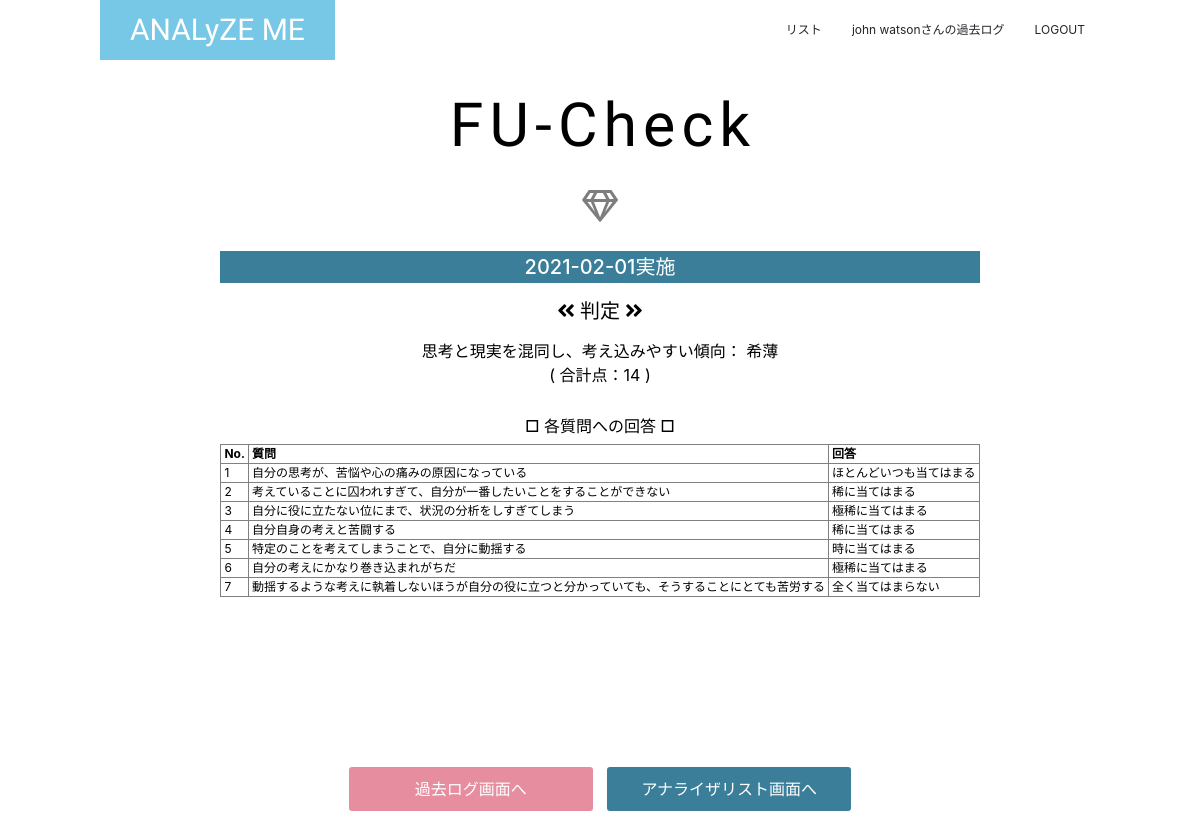
Page /result/fu/8/ (signed in) on the committed database.
### analyze_me/models/user.py (models this page shows, shortened)
class User(UserMixin, db.Model):
    __tablename__ = 'user'
    id = db.Column(db.Integer, primary_key=True)
    user_id = db.Column(db.String(50), unique=True)
    name = db.Column(db.String(30))
    password = db.Column(db.String(20), unique=True)
    created_at = db.Column(db.DateTime)
    fu_results = relationship('FU_results')
    eq_results = relationship('EQ_results')
    ces_results = relationship('CES_results')
    pom_results = relationship('POM_results')
    teg_results = relationship('TEG_results')

### analyze_me/models/results.py (models this page shows, shortened)
class FU_results(db.Model):
    __tablename__ = 'fu_results'
    id = db.Column(db.Integer, primary_key=True, nullable=False)
    answers = db.Column(db.PickleType, nullable=True)
    a_sum = db.Column(db.Integer, nullable=True)
    judge = db.Column(db.String(200), nullable=True)
    created_at = db.Column(db.DateTime)
    user_id = db.Column(db.Integer, db.ForeignKey('user.id', onupdate='CASCADE', ondelete='CASCADE'), nullable=False)

### analyze_me/views/views.py (the view)
@views.route('/result/<ex_id>/<result_id>/', methods=['GET'])
@login_required
def result(ex_id, result_id):
    ana = analyzer_service.setting_analyzer(ex_id)
    result = views_service.find_one(ex_id, result_id)
    if ex_id == 'pom' or ex_id == 'teg':
        g_fac, g_sum = graph_service.ex_one_data(ex_id, result_id)
        return render_template('logs/result_graph.html', \
                               ex_id=ex_id, result_id=result_id, \
                               ana=ana, result=result, g_fac=g_fac, g_sum=g_sum)
    else:
        return render_template('logs/result.html', \
                                ex_id=ex_id, result_id=result_id, \
                                ana=ana, result=result)

### analyze_me/__init__.py (called while the page is built)
def create_app():
    app = Flask(__name__)
    app.config.from_object('analyze_me.config')
    db.init_app(app)
    login_manager = LoginManager()
    login_manager.login_view = 'auth.login'
    login_manager.init_app(app)
    from analyze_me.models.user import User
    from analyze_me.models.results import FU_results, EQ_results, \
        CES_results, POM_results, TEG_results
    @login_manager.user_loader
    def load_user(user_id):
        return User.query.get(int(user_id))
    from analyze_me.views.views import views
    app.register_blueprint(views)
    from analyze_me.views.auth import auth
    app.register_blueprint(auth)
    from analyze_me.views.analyzes import analyzes
    app.register_blueprint(analyzes, url_prefix='/analyzes')
    return app

### analyze_me/services/analyzer_service.py (called while the page is built)
def setting_analyzer(ex_id):
    if not ex_id:
        raise Exception
    elif ex_id == "fu":
        return FU()
    elif ex_id == "eq":
        return EQ()
    elif ex_id == 'ces':
        return CES_D()
    elif ex_id == 'pom':
        return POMS()
    elif ex_id == 'teg':
        return TEG()
    print("EX_ID:{}".format(ex_id))

### analyze_me/services/views_service.py (called while the page is built)
def find_one(ex_id, result_id):
    if not result_id:
        raise Exception
    elif ex_id == "fu":
        return FU_results.query.filter_by(id=result_id).first()
    elif ex_id == "eq":
        return EQ_results.query.filter_by(id=result_id).first()
    elif ex_id == "ces":
        return CES_results.query.filter_by(id=result_id).first()
    elif ex_id == "pom":
        return POM_results.query.filter_by(id=result_id).first()
    elif ex_id == "teg":
        return TEG_results.query.filter_by(id=result_id).first()

### analyze_me/templates/logs/result.html
{% extends "layout.html" %}
{% block body %}
<section class="resA">
    <div class="con">
        <h2>{{ ana.name }}</h2>
        <p class="symbol"><span class="far fa-gem"></span></p>
        <h5 class="jishi">
            {{ "{0:%Y-%m-%d}".format(result.created_at) }}実施
        </h5>
        <h5>
            <span class="fas fa-angle-double-left"></span>
            判定
            <span class="fas fa-angle-double-right"></span>
        </h5>
        <p>{{ result.judge }}</p>
        <p class="sum">( 合計点：{{ result.a_sum }} )</p>
        <h6>□ 各質問への回答 □</h6>
        <div class="tbl">
        <table border="1">
            <tr>
                <th>No.</th>
                <th>質問</th>
                <th>回答</th>
            </tr>
            {% for que in range(0, ana.queries|length) %}
            <tr>
                <td>{{ que+1 }}</td>
                <td>{{ ana.queries[que] }}</td>
                <td>{{ result.answers[que] }}</td>
            </tr>
            {% endfor %}
        </table>
        </div>
        <a href="{{ url_for('views.show_logs') }}">過去ログ画面へ</a>
        <a href="{{ url_for('analyzes.analyzer_list') }}" class="list-btn">アナライザリスト画面へ</a>
    </div>
</section>
{% endblock %}

### analyze_me/templates/layout.html (shortened to what this page needs)
<!DOCTYPE html>
<html lang="ja">
<head>
    {% block head %}
    <link rel="stylesheet" href="{{ url_for('static', filename='style.css')}}">
    <link rel="stylesheet" href="https://stackpath.bootstrapcdn.com/bootstrap/4.5.0/css/bootstrap.min.css">
    <link rel="stylesheet" href="https://use.fontawesome.com/releases/v5.15.1/css/all.css">
    {% endblock %}
</head>
<body>
<div>
    <header>
        <nav class="conH">
            <div class="conH-small">
                <a class="headA" href="{{ url_for('views.index') }}">ANALyZE ME</a>
            </div>
            <div class="headB">
                <ul>
                    <li>
                        <a href="{{ url_for('analyzes.analyzer_list') }}">リスト</a>
                    </li>
                    {% if not current_user.is_authenticated %}
                    <li>
                        <a href="{{ url_for('auth.login') }}">LOGIN</a>
                    </li>
                    {% else %}
                    <li>
                        <a href="{{ url_for('views.show_logs') }}"><span>{{ current_user.name }}さんの</span>過去ログ</a>
                    </li>
                    <li>
                        <a href="{{ url_for('auth.logout') }}">LOGOUT</a>
                    </li>
                    {% endif %}
                </ul>
            </div>
        </nav>
    </header>
    {% block body %}{% endblock %}
</div>
</body>
</html>

### analyze_me/static/style.css (style rules this page uses)
:root { --main-color: #77C7E6; --accent-color: #E68E9F; --dark-color: #3A7E99; --opposite-color: #9AE665; --text-bright-color: #fff; --text-dark-color: #000; --gray-color: #ddd; --large-width: 1000px; --middle-width: 900px; }
@media (min-width: 800px) { :root { font-size: 16px; } }
body { margin: 0; font-family: 'メイリオ', 'Hiragino Kaku Gothic Pro', 'sans-serif'; }
.resA { display: flex; align-items: start; justify-content: center; height: 100vh; min-height: 450px; width: 100vw; min-width: 400px; color: #000; color: var(--text-dark-color); text-align: center; margin-left: auto; margin-right: auto; }
.resA .con { margin-top: 60px; max-width: 900px; max-width: var(--middle-width); margin-left: auto; margin-right: auto; padding: 0 15px; }
.resA h2 { margin: 30px 0 0; font-family: 'Big Shoulders Stencil Display', cursive; font-size: 3.8rem; letter-spacing: 0.1em; margin-left: 0.1em; }
.resA h5 { margin: 0 0 1rem; font-size: 1.25rem; }
.resA .symbol { margin: 1.25rem; padding: 0; border: none; outline: none; background: none; font-size: 2rem; opacity: 0.5; }
.resA .jishi { padding: 4px 0; background-color: #3A7E99; background-color: var(--dark-color); color: #fff; color: var(--text-bright-color); }
.resA p { margin: 0; }
.resA .sum { margin: 0 0 30px; }
.resA .tbl { overflow-y: scroll; height: 280px; margin-bottom: 2.5rem; }
.resA table { margin: 0 auto 1rem auto; font-size: 12px; text-align: left; }
.resA table th, .resA table td { padding: 0 3px; }
.resA tr { margin: 1px 1px; }
.resA a { display: inline-block; padding: 10px; margin: 0 2px 0.5rem 2px; width: 250px; border: solid 3px currentColor; border-radius: 6px; background-color: #E68E9F; background-color: var(--accent-color); color: #fff; color: var(--text-bright-color); text-decoration: none; }
.resA .list-btn { background-color: #3A7E99; background-color: var(--dark-color); }
header { position: absolute; top: 0; left: 0; z-index: 100; width: 100%; background-color: rgba(255,255,255,0.5); }
.headA { display: inline-block; line-height: 60px; padding-left: 30px; padding-right: 30px; background-color: #77C7E6; background-color: var(--main-color); color: #fff; color: var(--text-bright-color); font-family: 'Big Shoulders Stencil Display', cursive; font-size: 30px; text-decoration: none; }
.headB ul { margin: 0; padding: 0; list-style: none; }
.headB a { display: block; padding: 15px; color: inherit; font-size: 12px; text-decoration: none; }
@media (min-width: 768px) { header .conH { display: flex; align-items: center; justify-content: space-between; max-width: 1000px; max-width: var(--large-width); margin-left: auto; margin-right: auto; } }
@media (min-width: 768px) { .headB ul { display: flex; } }
@media (min-width: 768px) { .headB { display: block !important; } }

### rows in the picture
User: name "john watson"
FU_results: created_at "2021-02-01", judge "思考と現実を混同し、考え込みやすい傾向： 希薄", a_sum "14", answers "ほとんどいつも当てはまる" "稀に当てはまる" "極稀に当てはまる" "稀に当てはまる" "時に当てはまる" "極稀に当てはまる" "全く当てはまらない"

### other values in the picture
{{ ana.name }} "FU-Check"
{{ que+1 }} "1" "2" "3" "4" "5" "6" "7"
{{ ana.queries[que] }} "自分の思考が、苦悩や心の痛みの原因になっている" "考えていることに囚われすぎて、自分が一番したいことをすることができない" "自分に役に立たない位にまで、状況の分析をしすぎてしまう" "自分自身の考えと苦闘する" "特定のことを考えてしまうことで、自分に動揺する" "自分の考えにかなり巻き込まれがちだ" "動揺するような考えに執着しないほうが自分の役に立つと分かっていても、そうすることにとても苦労する"
